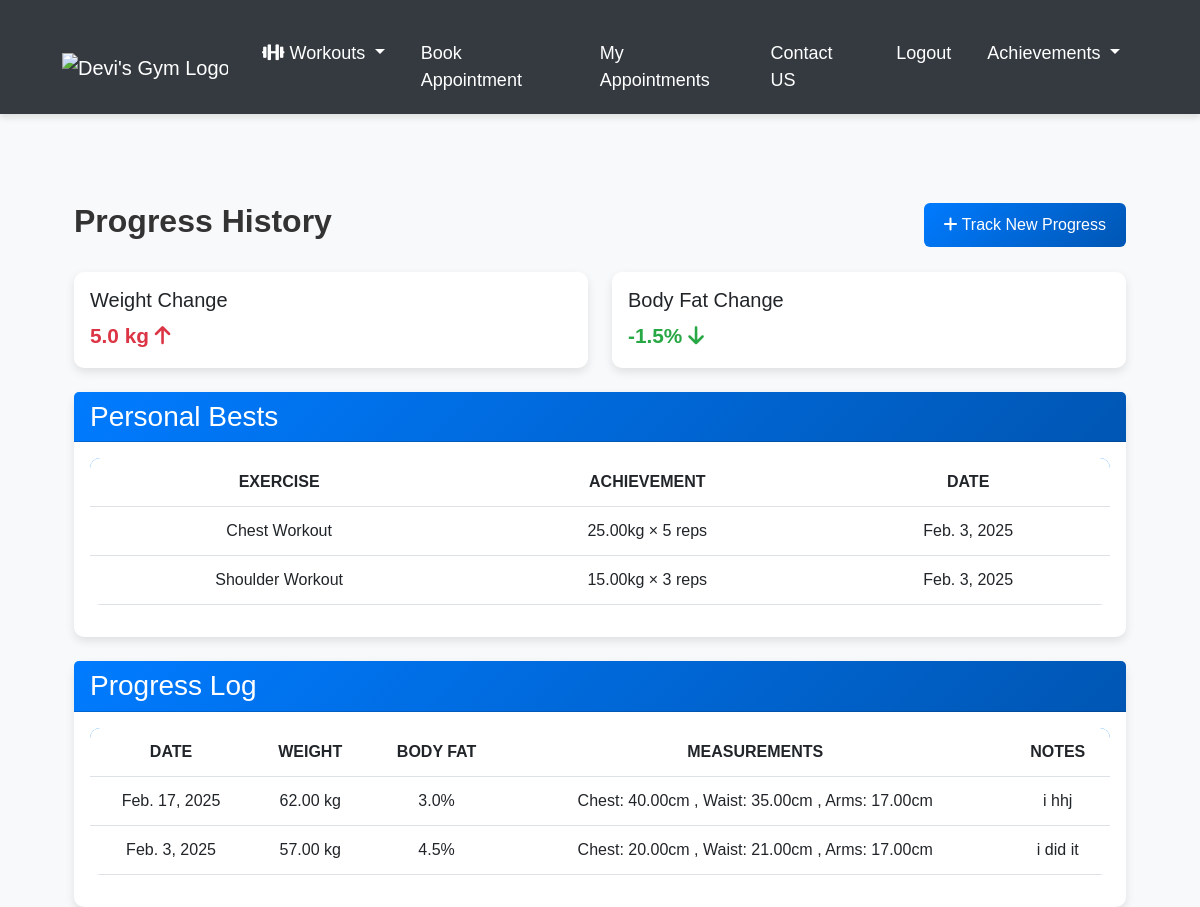
/progress/history/ (signed in), run on the app's committed database.
### appointments/models.py (models this page shows, shortened)
class PersonalBest(models.Model):
    user = models.ForeignKey(User, on_delete=models.CASCADE)
    exercise = models.ForeignKey(Exercise, on_delete=models.CASCADE)
    weight = models.DecimalField(max_digits=5, decimal_places=2, null=True, blank=True, help_text="Weight in kg")
    reps = models.IntegerField(null=True, blank=True)
    duration = models.IntegerField(null=True, blank=True, help_text="Duration in minutes")
    date_achieved = models.DateField(auto_now_add=True)
    class Meta:
        unique_together = ['user', 'exercise']

class Exercise(models.Model):
    name = models.CharField(max_length=100)
    description = models.TextField(blank=True)
    category_choices = [
        ('strength', 'Strength'),
        ('cardio', 'Cardio'),
        ('flexibility', 'Flexibility')
    ]
    category = models.CharField(max_length=20, choices=category_choices)

class UserProgress(models.Model):
    user = models.ForeignKey(User, on_delete=models.CASCADE)
    date = models.DateField(auto_now_add=True)
    weight = models.DecimalField(max_digits=5, decimal_places=2, help_text="Weight in kg")
    body_fat = models.DecimalField(max_digits=4, decimal_places=1, null=True, blank=True, help_text="Body fat percentage")
    chest = models.DecimalField(max_digits=5, decimal_places=2, null=True, blank=True, help_text="Chest measurement in cm")
    waist = models.DecimalField(max_digits=5, decimal_places=2, null=True, blank=True, help_text="Waist measurement in cm")
    arms = models.DecimalField(max_digits=5, decimal_places=2, null=True, blank=True, help_text="Arms measurement in cm")
    notes = models.TextField(blank=True)
    class Meta:
        ordering = ['-date']

### appointments/views.py (the view)
# urls.py: path('progress/history/', views.progress_history, name='progress_history'),
@login_required
def progress_history(request):
    progress_entries = UserProgress.objects.filter(user=request.user)
    personal_bests = PersonalBest.objects.filter(user=request.user).select_related('exercise')
    if len(progress_entries) >= 2:
        latest = progress_entries[0]
        oldest = progress_entries.last()
        weight_change = latest.weight - oldest.weight
        if latest.body_fat and oldest.body_fat:
            fat_change = latest.body_fat - oldest.body_fat
        else:
            fat_change = None
    else:
        weight_change = None
        fat_change = None
    exercise_progress = {}
    for log in ExerciseLog.objects.filter(
        workout_session__user=request.user
    ).select_related('exercise'):
        if log.exercise.category == 'strength' and log.weight:
            if log.exercise.id not in exercise_progress:
                exercise_progress[log.exercise.id] = {
                    'name': log.exercise.name,
                    'weights': []
                }
            exercise_progress[log.exercise.id]['weights'].append(log.weight)
    for log in ExerciseLog.objects.filter(workout_session__user=request.user):
        pb, created = PersonalBest.objects.get_or_create(
            user=request.user,
            exercise=log.exercise,
            defaults={
                'weight': log.weight,
                'reps': log.reps,
                'duration': log.duration_minutes
            }
        )
        if not created:
            if log.exercise.category == 'strength' and log.weight:
                if not pb.weight or log.weight > pb.weight:
                    pb.weight = log.weight
                    pb.reps = log.reps
                    pb.save()
            elif log.exercise.category == 'cardio' and log.duration_minutes:
                if not pb.duration or log.duration_minutes > pb.duration:
                    pb.duration = log.duration_minutes
                    pb.save()
    context = {
        'progress_entries': progress_entries,
        'personal_bests': personal_bests,
        'weight_change': weight_change,
        'fat_change': fat_change,
        'exercise_progress': exercise_progress.values()
    }
    return render(request, 'appointments/progress_history.html', context)

### appointments/templates/appointments/progress_history.html (shortened to what this page needs)
{% extends 'appointments/base.html' %}
{% block content %}
<div class="container mt-4">
    <div class="d-flex justify-content-between align-items-center mb-4">
        <h2>Progress History</h2>
        <a href="{% url 'track_progress' %}" class="btn btn-primary">
            <i class="fas fa-plus"></i> Track New Progress
        </a>
    </div>
    {% if progress_entries %}
        <div class="row mb-4">
            {% if weight_change is not None %}
            <div class="col-md-6">
                <div class="card">
                    <div class="card-body">
                        <h5 class="card-title">Weight Change</h5>
                        <p class="card-text {% if weight_change < 0 %}text-success{% elif weight_change > 0 %}text-danger{% endif %}">
                            {{ weight_change|floatformat:1 }} kg
                            {% if weight_change < 0 %}
                                <i class="fas fa-arrow-down"></i>
                            {% elif weight_change > 0 %}
                                <i class="fas fa-arrow-up"></i>
                            {% endif %}
                        </p>
                    </div>
                </div>
            </div>
            {% endif %}
            {% if fat_change is not None %}
            <div class="col-md-6">
                <div class="card">
                    <div class="card-body">
                        <h5 class="card-title">Body Fat Change</h5>
                        <p class="card-text {% if fat_change < 0 %}text-success{% elif fat_change > 0 %}text-danger{% endif %}">
                            {{ fat_change|floatformat:1 }}%
                            {% if fat_change < 0 %}
                                <i class="fas fa-arrow-down"></i>
                            {% elif fat_change > 0 %}
                                <i class="fas fa-arrow-up"></i>
                            {% endif %}
                        </p>
                    </div>
                </div>
            </div>
            {% endif %}
        </div>
        <div class="card mb-4">
            <div class="card-header">
                <h3 class="card-title mb-0">Personal Bests</h3>
            </div>
            <div class="card-body">
                <div class="table-responsive">
                    <table class="table">
                        <thead>
                            <tr>
                                <th>Exercise</th>
                                <th>Achievement</th>
                                <th>Date</th>
                            </tr>
                        </thead>
                        <tbody>
                            {% for pb in personal_bests %}
                            <tr>
                                <td>{{ pb.exercise.name }}</td>
                                <td>
                                    {% if pb.exercise.category == 'cardio' %}
                                        {{ pb.duration }} minutes
                                    {% else %}
                                        {{ pb.weight }}kg × {{ pb.reps }} reps
                                    {% endif %}
                                </td>
                                <td>{{ pb.date_achieved }}</td>
                            </tr>
                            {% endfor %}
                        </tbody>
                    </table>
                </div>
            </div>
        </div>
        <div class="card">
            <div class="card-header">
                <h3 class="card-title mb-0">Progress Log</h3>
            </div>
            <div class="card-body">
                <div class="table-responsive">
                    <table class="table">
                        <thead>
                            <tr>
                                <th>Date</th>
                                <th>Weight</th>
                                <th>Body Fat</th>
                                <th>Measurements</th>
                                <th>Notes</th>
                            </tr>
                        </thead>
                        <tbody>
                            {% for entry in progress_entries %}
                            <tr>
                                <td>{{ entry.date }}</td>
                                <td>{{ entry.weight }} kg</td>
                                <td>{% if entry.body_fat %}{{ entry.body_fat }}%{% else %}-{% endif %}</td>
                                <td>
                                    {% if entry.chest or entry.waist or entry.arms %}
                                        {% if entry.chest %}Chest: {{ entry.chest }}cm{% endif %}
                                        {% if entry.waist %}{% if entry.chest %}, {% endif %}Waist: {{ entry.waist }}cm{% endif %}
                                        {% if entry.arms %}{% if entry.chest or entry.waist %}, {% endif %}Arms: {{ entry.arms }}cm{% endif %}
                                    {% else %}
                                        -
                                    {% endif %}
                                </td>
                                <td>{{ entry.notes|truncatechars:50 }}</td>
                            </tr>
                            {% endfor %}
                        </tbody>
                    </table>
                </div>
            </div>
        </div>
    {% else %}
        <div class="alert alert-info">
            You haven't tracked any progress yet. Start by <a href="{% url 'track_progress' %}">tracking your first measurement</a>!
        </div>
    {% endif %}
</div>
{% endblock %}

### appointments/templates/appointments/base.html (style rules this page uses)
body { font-family: 'Arial', sans-serif; background-color: #f4f4f9; color: #333; }
.container { padding-top: 20px; }

### appointments/templates/appointments/progress_history.html (style rules this page uses)
body { font-family: 'Poppins', sans-serif; background-color: #f8f9fa; color: #333; }
.container { max-width: 1100px; margin: auto; }
h2 { font-weight: 600; color: #333; }
.btn-primary { background: linear-gradient(135deg, #007bff, #0056b3); border: none; padding: 10px 20px; transition: all 0.3s ease; }
.card { border-radius: 10px; border: none; box-shadow: 0px 4px 10px rgba(0, 0, 0, 0.1); }
.card-header { background: linear-gradient(135deg, #007bff, #0056b3); color: white; font-weight: 600; border-radius: 10px 10px 0 0; }
.card-text { font-size: 1.3rem; font-weight: 600; }
.text-success { color: #28a745 !important; }
.text-danger { color: #dc3545 !important; }
.table { background: white; border-radius: 10px; overflow: hidden; }
.table thead { background: #007bff; color: white; text-transform: uppercase; }
.table th, .table td { padding: 12px; text-align: center; }

### data on the page
PersonalBest: exercise.name "Chest Workout", weight "25.00", reps "5", date_achieved "Feb. 3, 2025"
PersonalBest: exercise.name "Shoulder Workout", weight "15.00", reps "3", date_achieved "Feb. 3, 2025"
UserProgress: date "Feb. 17, 2025", weight "62.00", body_fat "3.0", chest "40.00", waist "35.00", arms "17.00", notes "i hhj"
UserProgress: date "Feb. 3, 2025", weight "57.00", body_fat "4.5", chest "20.00", waist "21.00", arms "17.00", notes "i did it"

### other printed values
{{ weight_change|floatformat:1 }} "5.0"
{{ fat_change|floatformat:1 }} "-1.5"
